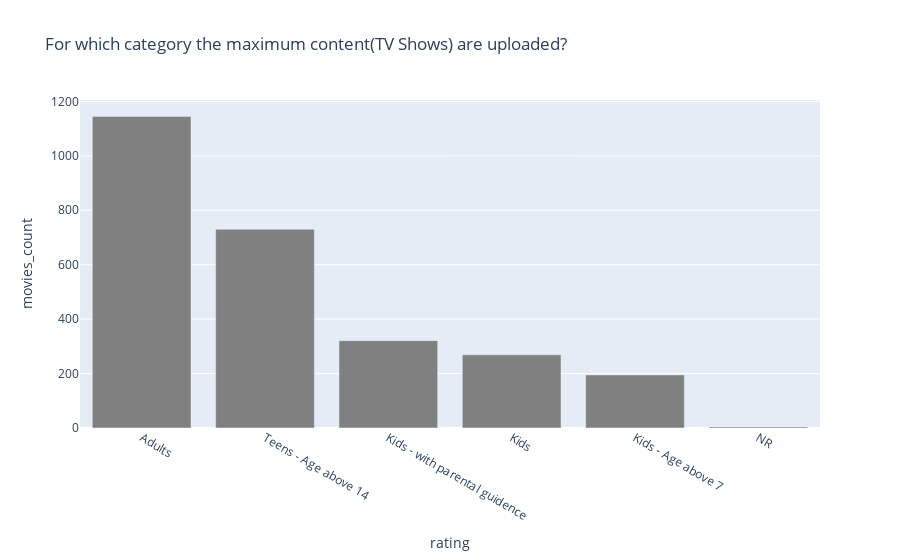

The notebook cell this image was saved under:
### Markdown cell above
It seems the most content(Movies) on Netflix caters to Adults and then teens.

### Code cell
df_3 = df.query("type == 'TV Show'")
df_3 = df_3[["title", "rating"]]
df_3 = df_3.groupby('rating')["title"].count().reset_index().sort_values('title', ascending = False)
df_3 = df_3.rename(columns = {"title": "movies_count"})
px.bar(df_3, x='rating', y='movies_count', color_discrete_sequence=['grey'],
       title='For which category the maximum content(TV Shows) are uploaded?')

### Figure 1 — Plotly figure (JSON) as saved in the notebook; plotly's stock layout.template omitted (floating-point values rounded to 4 significant figures)
{"data": [{"alignmentgroup": "True", "hovertemplate": "rating=%{x}<br>movies_count=%{y}<extra></extra>", "legendgroup": "", "marker": {"color": "grey", "pattern": {"shape": ""}}, "name": "", "offsetgroup": "", "orientation": "v", "showlegend": false, "textposition": "auto", "type": "bar", "x": ["Adults", "Teens - Age above 14", "Kids - with parental guidence", "Kids", "Kids - Age above 7", "NR"], "xaxis": "x", "y": [1145, 730, 321, 269, 195, 4], "yaxis": "y"}], "layout": {"barmode": "relative", "legend": {"tracegroupgap": 0}, "title": {"text": "For which category the maximum content(TV Shows) are uploaded?"}, "xaxis": {"anchor": "y", "domain": [0, 1], "title": {"text": "rating"}}, "yaxis": {"anchor": "x", "domain": [0, 1], "title": {"text": "movies_count"}}}}
